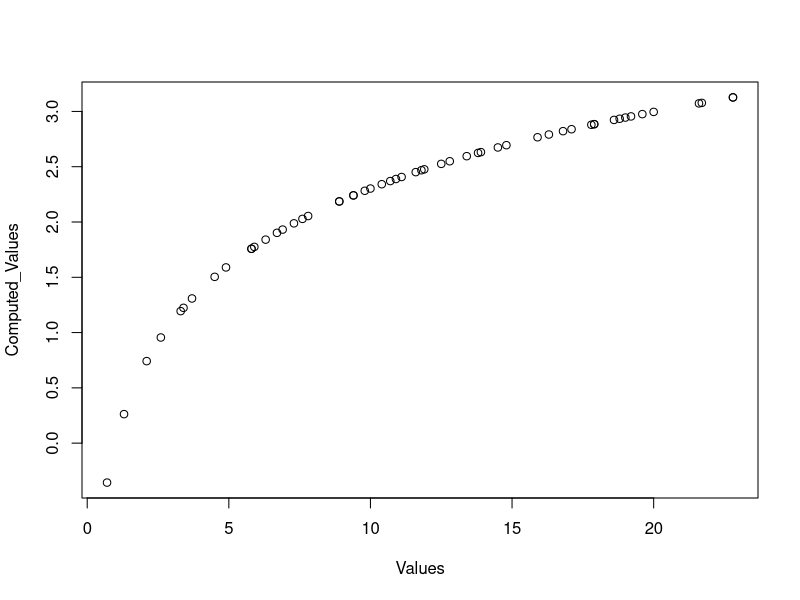

The R source for this figure:
rm(list=ls())
###Given
values<-c(10.4, 19.6, 18.8, 13.9, 17.8, 16.8, 21.6, 17.9,12.5, 11.1, 4.9, 12.8, 14.8, 22.8, 20.0,
         15.9,16.3, 13.4,17.1,14.5, 19.0, 22.8, 1.3, 0.7, 8.9, 11.9, 10.9, 7.3, 5.9, 3.7, 17.9, 19.2,
         9.8, 5.8, 6.9, 2.6, 5.8, 21.7, 11.8, 3.4, 2.1, 4.5, 6.3, 10.7, 8.9, 9.4, 9.4, 7.6, 10.0, 3.3,
         6.7, 7.8, 11.6, 13.8, 18.6)
values<-sort(values)
###part a
#answer is highest ordered X
print(values[length(values)])

###part b

loglikvalue.unif<-function(std.unif)
{
  loglikelihood.unif<-(-dunif(values,0,std.unif,log=T))
  return(loglikelihood.unif)
}

#lambda.values<-seq(20,30,by=0.1) ### generating a sequence of lambda
ll.unif<-loglikvalue.unif(values)

data.unif<-data.frame(cbind(values,ll.unif))
plot(data.unif[,1],data.unif[,2],xlab="Values",ylab="Computed_Values")